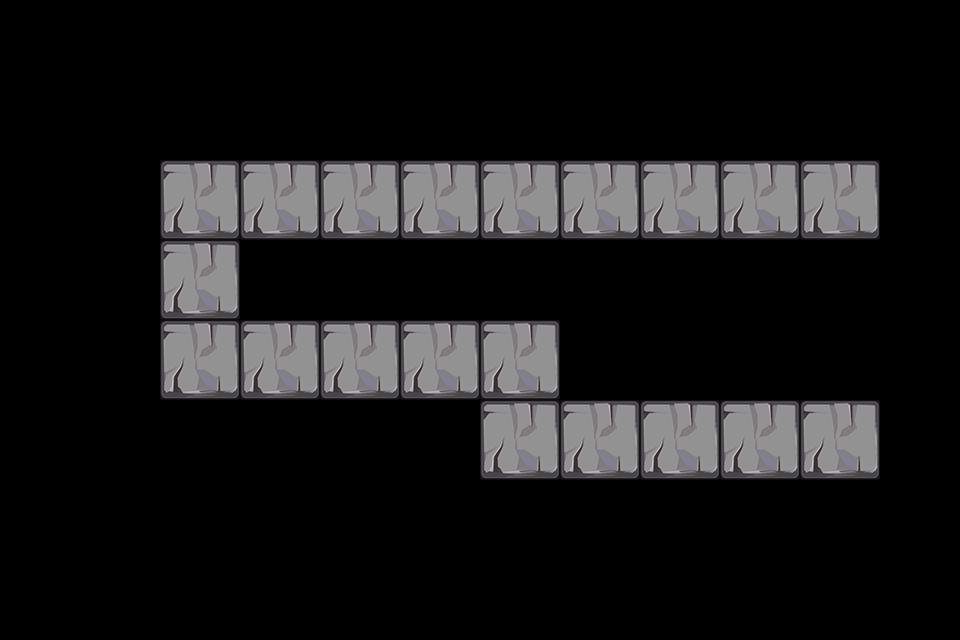

A level layout from a 2D game, rendered from its tile map. Below: a short description, then the map file with tile-grid data replaced by summaries:
An orthogonal 12x8 tile map with 80x80 px tiles, 1 tile layer (path) and 23 objects (8x Tower, 6x path, 3x 6, 3x 7, 3x 8).

<map version="1.0" orientation="orthogonal" width="12" height="8" tilewidth="80" tileheight="80">
 <properties>
  <property name="style" value="1" />
 </properties>
 <tileset firstgid="1" name="tiled3" tilewidth="80" tileheight="80">
  <image source="tiled3.png" width="240" height="240" />
 </tileset>
 <layer name="path" width="12" height="8">
  <data>[96 cells, 20 non-empty, 1 distinct tile ids]</data>
 </layer>
 <objectgroup name="path" width="12" height="8">
  <object name="path" x="800" y="160" />
  <object name="path" x="160" y="160" />
  <object name="path" x="160" y="320" />
  <object name="path" x="480" y="320" />
  <object name="path" x="480" y="400" />
  <object name="path" x="800" y="400" />
  <object name="Reward" type="6" x="240" y="400" width="80" height="80" />
  <object name="Reward" type="7" x="720" y="80" width="80" height="80" />
  <object name="Reward" type="8" x="800" y="240" width="80" height="80" />
  <object name="Reward" type="6" x="80" y="80" width="80" height="80" />
  <object name="Reward" type="7" x="240" y="80" width="80" height="80" />
  <object name="Reward" type="8" x="400" y="80" width="80" height="80" />
  <object name="Reward" type="6" x="560" y="80" width="80" height="80" />
  <object name="Reward" type="7" x="0" y="320" width="80" height="80" />
  <object name="Reward" type="8" x="400" y="480" width="80" height="80" />
  <object name="Tower" x="160" y="80" width="800" height="80" />
  <object name="Tower" x="0" y="80" width="160" height="320" />
  <object name="Tower" x="240" y="480" width="480" height="80" />
  <object name="Tower" x="880" y="160" width="80" height="240" />
  <object name="Tower" x="800" y="240" width="80" height="160" />
  <object name="Tower" x="560" y="240" width="240" height="160" />
  <object name="Tower" x="240" y="240" width="320" height="80" />
  <object name="Tower" x="80" y="400" width="400" height="80" />
 </objectgroup>
</map>
